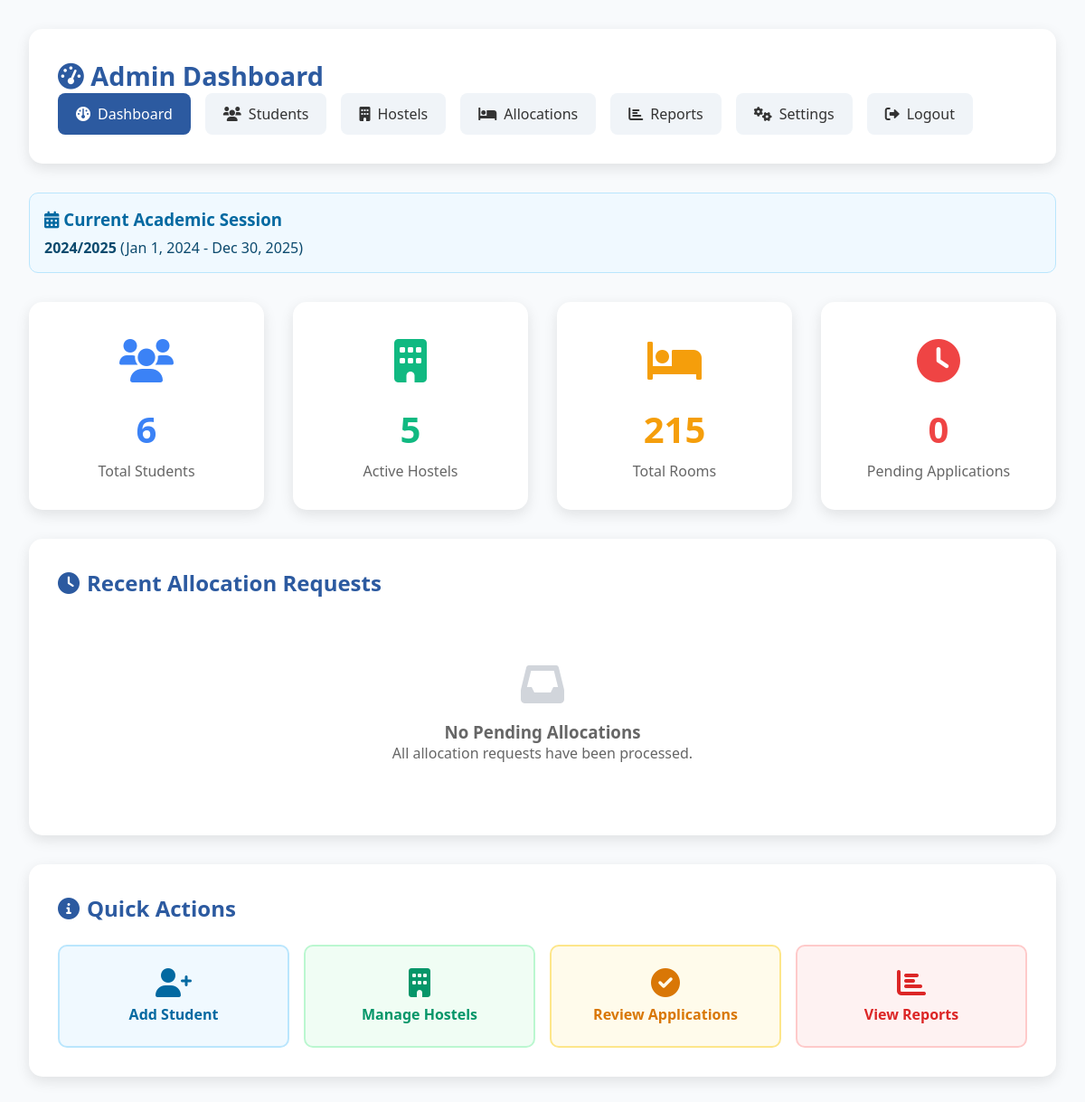
Page /admin/dashboard.php (signed in) on the committed database.
### tables this page shows
CREATE TABLE `academic_sessions` (
  `id` int(11) NOT NULL,
  `session_name` varchar(20) NOT NULL,
  `start_date` date NOT NULL,
  `end_date` date NOT NULL,
  `is_active` enum('yes','no') DEFAULT 'no',
  `created_at` timestamp NOT NULL DEFAULT current_timestamp(),
  `updated_at` timestamp NOT NULL DEFAULT current_timestamp() ON UPDATE current_timestamp()
);

### config/database.php (called while the page is built, shortened)
<?php
class Database {
    private $host = DB_HOST;
    private $user = DB_USER;
    private $pass = DB_PASS;
    private $dbname = DB_NAME;
    public $dbh;
    private $stmt;
    public function __construct() {
        $dsn = 'mysql:host=' . $this->host . ';dbname=' . $this->dbname . ';charset=utf8mb4';
        $options = array(
            PDO::ATTR_PERSISTENT => false,
            PDO::ATTR_ERRMODE => PDO::ERRMODE_EXCEPTION,
            PDO::ATTR_DEFAULT_FETCH_MODE => PDO::FETCH_ASSOC
        );
        try {
            $this->dbh = new PDO($dsn, $this->user, $this->pass, $options);
        } catch(PDOException $e) {
            $this->error = $e->getMessage();
            die('Database connection failed: ' . $this->error);
        }
    }
    public function query($query) {
        $this->stmt = $this->dbh->prepare($query);
    }
    public function execute() {
        return $this->stmt->execute();
    }
    public function single() {
        $this->execute();
        return $this->stmt->fetch(PDO::FETCH_ASSOC);
    }
}
?>

### includes/functions.php (called while the page is built, shortened)
<?php
require_once __DIR__ . '/../config/database.php';
function getActiveSession() {
    $db = new Database();
    $db->query('SELECT * FROM academic_sessions WHERE is_active = "yes" LIMIT 1');
    return $db->single();
}
function getSystemStats() {
    $db = new Database();
    $stats = [];
    $db->query('SELECT COUNT(*) as count FROM students');
    $result = $db->single();
    $stats['totalStudents'] = $result['count'];
    $db->query('SELECT COUNT(*) as count FROM hostels WHERE status = "active"');
    $result = $db->single();
    $stats['totalHostels'] = $result['count'];
    $db->query('SELECT COUNT(*) as count FROM rooms');
    $result = $db->single();
    $stats['totalRooms'] = $result['count'];
    $db->query('SELECT COUNT(*) as count FROM rooms WHERE occupied > 0');
    $result = $db->single();
    $stats['occupiedRooms'] = $result['count'];
    $db->query('SELECT SUM(available_spaces) as total FROM hostels WHERE status = "active"');
    $result = $db->single();
    $stats['availableSpaces'] = $result['total'] ?? 0;
    $db->query('SELECT COUNT(*) as count FROM allocations WHERE admin_approved = "pending"');
    $result = $db->single();
    $stats['pendingAllocations'] = $result['count'];
    $db->query('SELECT COUNT(*) as count FROM allocations WHERE admin_approved = "approved"');
    $result = $db->single();
    $stats['approvedAllocations'] = $result['count'];
    return $stats;
}
?>

### admin/dashboard.php (the view, shortened to what this page needs)
<?php
require_once __DIR__ . '/../includes/functions.php';
$stats = getSystemStats();
$recentAllocations = getPendingAllocations();
$activeSession = getActiveSession();
?>
<!DOCTYPE html>
<html lang="en">
<head>
    <link href="https://cdnjs.cloudflare.com/ajax/libs/font-awesome/6.0.0/css/all.min.css" rel="stylesheet">
</head>
<body>
    <div class="dashboard">
        <div class="admin-header">
            <h1><i class="fas fa-tachometer-alt"></i> Admin Dashboard</h1>
            <div class="nav-links">
                <a href="dashboard.php" class="active"><i class="fas fa-dashboard"></i> Dashboard</a>
                <a href="students.php"><i class="fas fa-users"></i> Students</a>
                <a href="hostels.php"><i class="fas fa-building"></i> Hostels</a>
                <a href="allocations.php"><i class="fas fa-bed"></i> Allocations</a>
                <a href="reports.php"><i class="fas fa-chart-bar"></i> Reports</a>
                <a href="settings.php"><i class="fas fa-cogs"></i> Settings</a>
                <a href="logout.php"><i class="fas fa-sign-out-alt"></i> Logout</a>
            </div>
        </div>
        <?php if ($activeSession): ?>
            <div class="session-info">
                <h3><i class="fas fa-calendar-alt"></i> Current Academic Session</h3>
                <p><strong><?php echo htmlspecialchars($activeSession['session_name']); ?></strong>
                   (<?php echo date('M j, Y', strtotime($activeSession['start_date'])); ?> -
                   <?php echo date('M j, Y', strtotime($activeSession['end_date'])); ?>)</p>
            </div>
        <?php endif; ?>
        <div class="stats-grid">
            <div class="stat-card">
                <div class="stat-icon" style="color: #3b82f6;">
                    <i class="fas fa-users"></i>
                </div>
                <div class="stat-number" style="color: #3b82f6;">
                    <?php echo $stats['totalStudents']; ?>
                </div>
                <div class="stat-label">Total Students</div>
            </div>
            <div class="stat-card">
                <div class="stat-icon" style="color: #10b981;">
                    <i class="fas fa-building"></i>
                </div>
                <div class="stat-number" style="color: #10b981;">
                    <?php echo $stats['totalHostels']; ?>
                </div>
                <div class="stat-label">Active Hostels</div>
            </div>
            <div class="stat-card">
                <div class="stat-icon" style="color: #f59e0b;">
                    <i class="fas fa-bed"></i>
                </div>
                <div class="stat-number" style="color: #f59e0b;">
                    <?php echo $stats['totalRooms']; ?>
                </div>
                <div class="stat-label">Total Rooms</div>
            </div>
            <div class="stat-card">
                <div class="stat-icon" style="color: #ef4444;">
                    <i class="fas fa-clock"></i>
                </div>
                <div class="stat-number" style="color: #ef4444;">
                    <?php echo $stats['pendingAllocations']; ?>
                </div>
                <div class="stat-label">Pending Applications</div>
            </div>
        </div>
        <div class="content-section">
            <h2 class="section-title">
                <i class="fas fa-clock"></i> Recent Allocation Requests
            </h2>
            <?php if (empty($recentAllocations)): ?>
                <div class="empty-state">
                    <i class="fas fa-inbox"></i>
                    <h3>No Pending Allocations</h3>
                    <p>All allocation requests have been processed.</p>
                </div>
            <?php endif; ?>
        </div>
        <div class="content-section">
            <h2 class="section-title">
                <i class="fas fa-info-circle"></i> Quick Actions
            </h2>
            <div style="display: grid; grid-template-columns: repeat(auto-fit, minmax(200px, 1fr)); gap: 1rem;">
                <a href="students.php" style="text-decoration: none;">
                    <div style="background: #f0f9ff; padding: 1.5rem; border-radius: 10px; text-align: center; border: 2px solid #bae6fd; transition: all 0.3s ease;">
                        <i class="fas fa-user-plus" style="font-size: 2rem; color: #0369a1; margin-bottom: 0.5rem;"></i>
                        <h4 style="color: #0369a1; margin: 0;">Add Student</h4>
                    </div>
                </a>
                <a href="hostels.php" style="text-decoration: none;">
                    <div style="background: #f0fdf4; padding: 1.5rem; border-radius: 10px; text-align: center; border: 2px solid #bbf7d0; transition: all 0.3s ease;">
                        <i class="fas fa-building" style="font-size: 2rem; color: #059669; margin-bottom: 0.5rem;"></i>
                        <h4 style="color: #059669; margin: 0;">Manage Hostels</h4>
                    </div>
                </a>
                <a href="allocations.php" style="text-decoration: none;">
                    <div style="background: #fffbeb; padding: 1.5rem; border-radius: 10px; text-align: center; border: 2px solid #fde68a; transition: all 0.3s ease;">
                        <i class="fas fa-check-circle" style="font-size: 2rem; color: #d97706; margin-bottom: 0.5rem;"></i>
                        <h4 style="color: #d97706; margin: 0;">Review Applications</h4>
                    </div>
                </a>
                <a href="reports.php" style="text-decoration: none;">
                    <div style="background: #fef2f2; padding: 1.5rem; border-radius: 10px; text-align: center; border: 2px solid #fecaca; transition: all 0.3s ease;">
                        <i class="fas fa-chart-bar" style="font-size: 2rem; color: #dc2626; margin-bottom: 0.5rem;"></i>
                        <h4 style="color: #dc2626; margin: 0;">View Reports</h4>
                    </div>
                </a>
            </div>
        </div>
    </div>
</body>
</html>

### admin/dashboard.php (style rules this page uses)
* { margin: 0; padding: 0; box-sizing: border-box; }
body { font-family: 'Segoe UI', Tahoma, Geneva, Verdana, sans-serif; background: #f8fafc; color: #333; }
.dashboard { min-height: 100vh; padding: 2rem; }
.admin-header { background: white; padding: 2rem; border-radius: 15px; box-shadow: 0 5px 15px rgba(0, 0, 0, 0.1); margin-bottom: 2rem; display: flex; justify-content: space-between; align-items: center; flex-wrap: wrap; }
.admin-header h1 { color: #2c5aa0; font-size: 1.8rem; }
.nav-links { display: flex; gap: 1rem; flex-wrap: wrap; }
.nav-links a { display: inline-flex; align-items: center; gap: 0.5rem; padding: 0.75rem 1.25rem; background-color: #f0f4f8; color: #333; border-radius: 0.5rem; text-decoration: none; transition: all 0.3s ease; font-weight: 500; }
.nav-links a.active { background-color: #2c5aa0; color: white; }
.stats-grid { display: grid; grid-template-columns: repeat(auto-fit, minmax(250px, 1fr)); gap: 2rem; margin-bottom: 2rem; }
.stat-card { background: white; padding: 2rem; border-radius: 15px; box-shadow: 0 5px 15px rgba(0, 0, 0, 0.1); text-align: center; transition: transform 0.3s ease; }
.stat-icon { font-size: 3rem; margin-bottom: 1rem; }
.stat-number { font-size: 2.5rem; font-weight: bold; margin-bottom: 0.5rem; }
.stat-label { color: #666; font-size: 1rem; }
.content-section { background: white; padding: 2rem; border-radius: 15px; box-shadow: 0 5px 15px rgba(0, 0, 0, 0.1); margin-bottom: 2rem; }
.section-title { color: #2c5aa0; font-size: 1.5rem; margin-bottom: 1.5rem; display: flex; align-items: center; gap: 0.5rem; }
.empty-state { text-align: center; padding: 3rem; color: #666; }
.empty-state i { font-size: 3rem; margin-bottom: 1rem; color: #d1d5db; }
.session-info { background: #f0f9ff; border: 1px solid #bae6fd; padding: 1rem; border-radius: 10px; margin-bottom: 2rem; }
.session-info h3 { color: #0369a1; margin-bottom: 0.5rem; }
.session-info p { color: #0c4a6e; margin: 0; }

### rows in the picture
academic_sessions: session_name "2024/2025", start_date "Jan 1, 2024", end_date "Dec 30, 2025"

### other values in the picture
$stats['totalStudents'] "6"
$stats['totalHostels'] "5"
$stats['totalRooms'] "215"
$stats['pendingAllocations'] "0"
